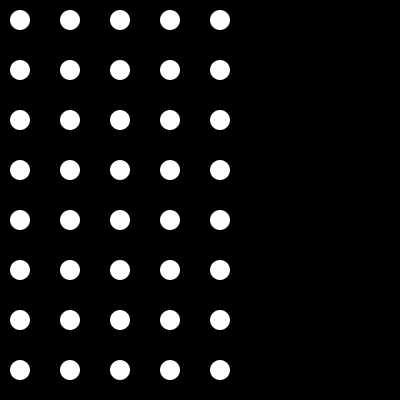
Frame 1 (no input)
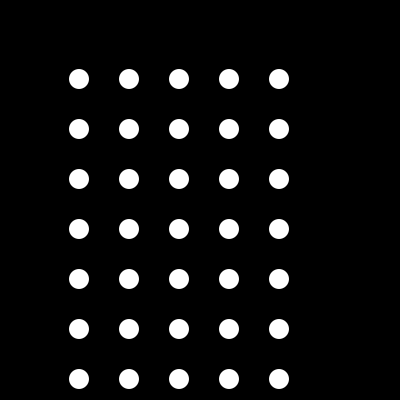
Frame 60 (the mouse pressed at the canvas centre just before this capture)
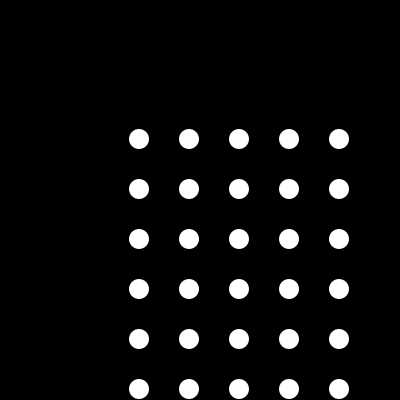
Frame 120 (the mouse held since frame 60 and released just before this capture)

The Processing sketch that drew these frames (run headless with seeded random() and noise(); from frame 60 on, the mouse is pressed at the canvas centre):

// Processing sketch: processing_33438
// ── processing_33438.pde

int xpos=20;
int ypos=20;

void setup() {
  size(400,400);
  background(0);
  noStroke();
}
void draw() {
  background(0);
  for(int j=0; j<10; j++ ) {
    for(int i = 0; i<5; i++) {
      ellipse(xpos+50*i,ypos+50*j,20,20);
    }
  }
  xpos++;
  ypos++;
}
